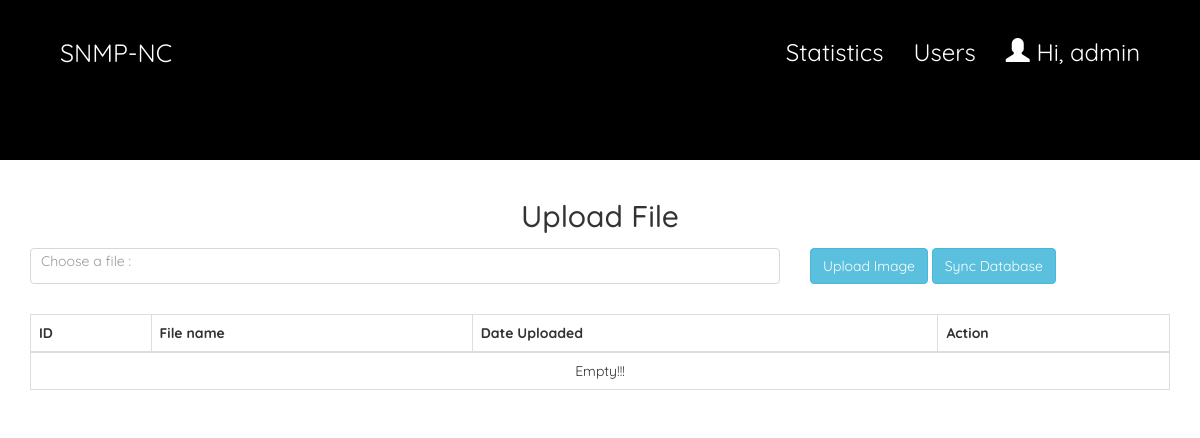
The app's page /home/upload/ (signed in), older data.
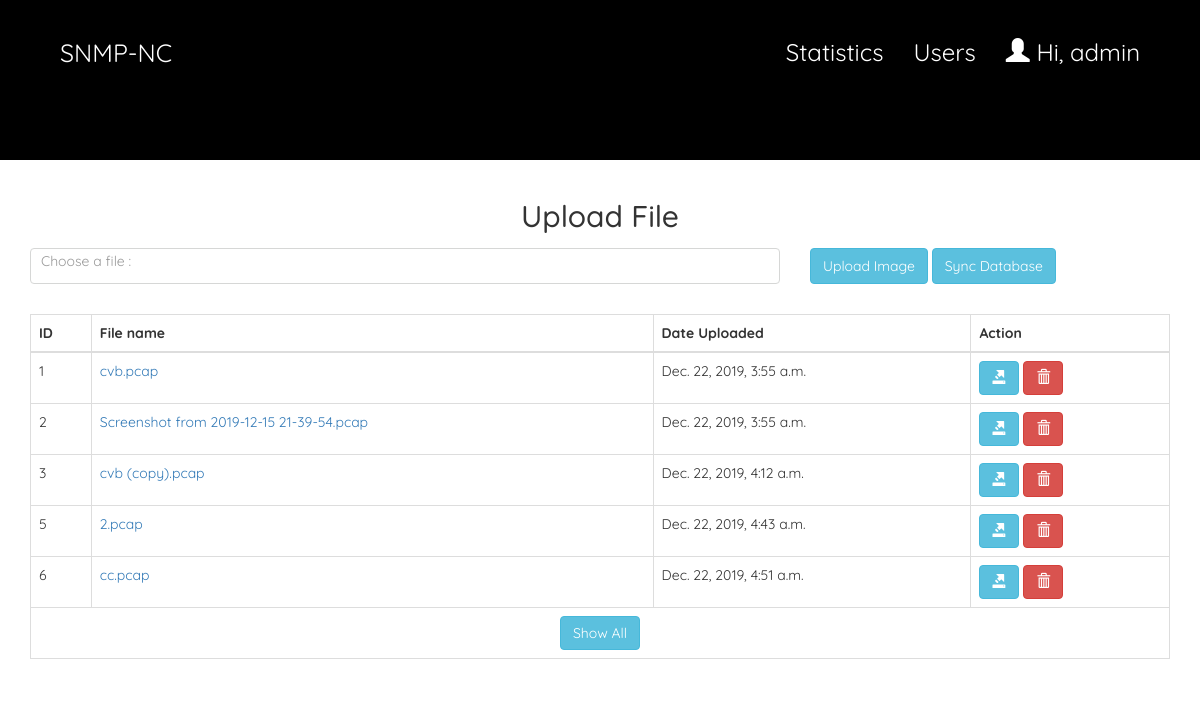
The same page, newer data.
### home/models.py (models this page shows)
class PCAP(models.Model):
    file_name = models.CharField(max_length=200)
    pub_date = models.DateTimeField('date published')
    json_data = models.CharField(max_length=40000, default='')

### home/views.py (the view, shortened to what this page needs)
# urls.py: path('upload/', views.pcap, name='pcap'),
@csrf_exempt
def pcap(req):
  ctx = {}
  ctx['user_data'] = auth_ctx(req)
  if ctx['user_data']:
    syncdb()
  else:
    return redirect('user_login')
  ctx['list_files'] = PCAP.objects.all()
  return render(req, 'home/upload-base.html', ctx)

### home/views.py (called while the page is built)
def auth_ctx(req):
  if req.user.is_authenticated:
    return {
      'username': req.user.username,
      'email': req.user.email,
      'is_superuser': req.user.is_superuser,
    }
  return None

def syncdb():
  for r, d, f in os.walk(UPLOAD_DIR):
    break
  for pfile in f:
    if pfile.endswith('.pcap'):
      try:
        pc = PCAP.objects.get(file_name=pfile)
      except (KeyError, PCAP.DoesNotExist):
        pc=None
      pjs = toJSON(file_name=UPLOAD_DIR + '/' + pfile, limit=-1)
      if not pc:
        pc = PCAP(file_name=pfile, pub_date=timezone.now(), json_data=pjs)
      else:
        pc.json_data=pjs
      pc.save()
      try:
        copyfile(UPLOAD_DIR + '/' + pfile, UPLOAD_TMP_DIR + '/' + pfile)
        os.remove(UPLOAD_DIR + '/' + pfile)
      except:
        return 0
  return 1

### home/templates/home/upload-base.html (shortened to what this page needs)
{% extends 'home/base.html' %}
{% load add_attr %}
{% block home %}
    <section class="minhome" style="background-color: #000;"></section>
{% endblock %}
{% block container %}
<form action="{% url 'pcap' %}" method="post" enctype="multipart/form-data" class="container">
    <h2 class="form-group text-center">Upload File</h2>
    <div class="row form-group">
        <div class="col-xs-12 col-md-8">
            <span class="control-fileupload form-group">
              <label for="fileInput">Choose a file :</label>
            </span>
        </div>
        <div class="col-xs-12 col-md-4" style="height: 36px;">
            <input type="submit" class="btn btn-info" value="Upload Image" name="submit" style="height: 100%;">
            <input type="submit" class="btn btn-info" value="Sync Database" name="syncdb" style="height: 100%;">
        </div>
    </div>
    <div class="row">
        <div class="col-xs-12">
           <table class="table table-bordered table-responsive">
        <thead>
        <tr>
            <th>ID</th>
            <th>File name</th>
            <th>Date Uploaded</th>
            <th>Action</th>
        </tr>
        </thead>
        <tbody>
        {% for lf in list_files %}
        <tr>
            <td>{{ lf.id }}</td>
            <td><a href="{% url 'pcap-info' lf.id %}">{{ lf.file_name }}</a></td>
            <td>{{ lf.pub_date }}</td>
            <td>
            <a class="btn btn-info" href="{% url 'pcap-data' lf.id %}">
                <i class="glyphicon glyphicon-export"></i>
            </a>
            {% if  user_data.is_superuser %}
                <button class="btn btn-danger" name="delete_file" value="{{ lf.id }}">
                    <i class="glyphicon glyphicon-trash"></i>
                </button>
            {% endif %}
            </td>
        </tr>
        {% empty %}
            <td colspan="4" class="text-center"><span>Empty!!!</span></td>
        {% endfor %}
        {% if list_files %}
        <tr>
            <td colspan="4" class="text-center">
                <a class="btn btn-info" href="{% url 'pcap-all' %}">
                    Show All
                </a>
            </td>
        </tr>
        {% endif %}
        </tbody>
    </table>
        </div>
    </div>
</form>
{% endblock %}

Row changes from the older to the newer data that the page shows:
added PCAP: id "1", file_name "cvb.pcap", pub_date "Dec. 22, 2019, 3:55 a.m."
added PCAP: id "2", file_name "Screenshot from 2019-12-15 21-39-54.pcap", pub_date "Dec. 22, 2019, 3:55 a.m."
added PCAP: id "3", file_name "cvb (copy).pcap", pub_date "Dec. 22, 2019, 4:12 a.m."
added PCAP: id "5", file_name "2.pcap", pub_date "Dec. 22, 2019, 4:43 a.m."
added PCAP: id "6", file_name "cc.pcap", pub_date "Dec. 22, 2019, 4:51 a.m."
Text that changed along with them:
text no longer shown: "Empty!!!"
text now shown: "Show All"
